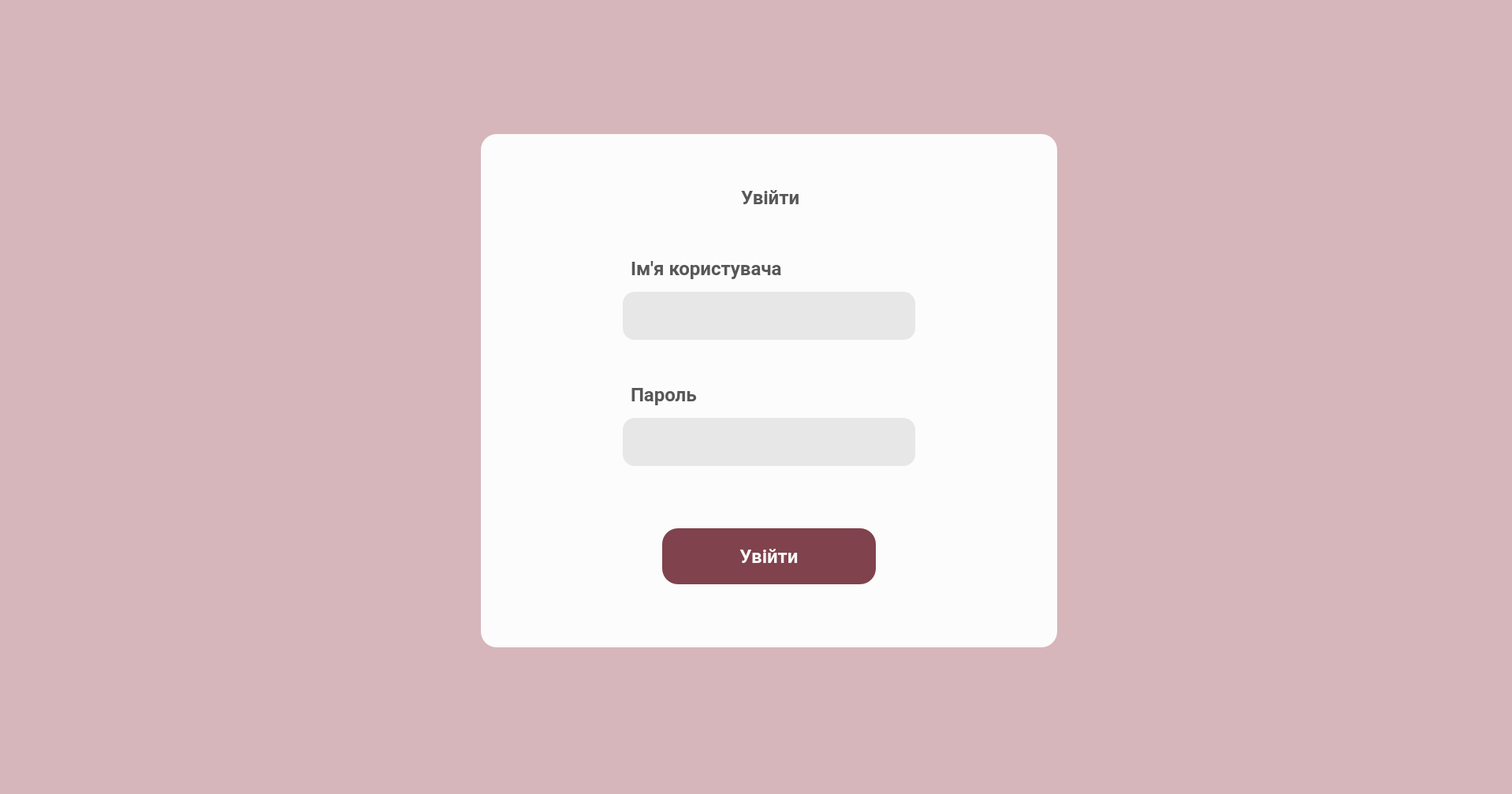
<?xml version="1.0" encoding="UTF-8"?>
<ui version="4.0">
 <class>Login</class>
 <widget class="QMainWindow" name="Login">
  <property name="geometry">
   <rect>
    <x>0</x>
    <y>0</y>
    <width>1918</width>
    <height>1007</height>
   </rect>
  </property>
  <property name="minimumSize">
   <size>
    <width>1918</width>
    <height>1007</height>
   </size>
  </property>
  <property name="maximumSize">
   <size>
    <width>1918</width>
    <height>1007</height>
   </size>
  </property>
  <property name="windowTitle">
   <string>Login</string>
  </property>
  <property name="styleSheet">
   <string notr="true">*{
	
	background-color: rgb(214, 182, 187);
	font-family: Roboto;
	font-size: 24px;
	font-weight: bold;
}

QFrame{
	background-color: #FCFCFC;;
	border-radius: 20px;
}

QLineEdit{
	background: #E7E7E7;
	border-radius: 15px;
	color: #575757;
}

QPushButton{
	background-color: rgb(128, 66, 77);
	color: #FBFBFB;
	border-radius: 20px;
}</string>
  </property>
  <widget class="QWidget" name="centralwidget">
   <widget class="QFrame" name="frame">
    <property name="geometry">
     <rect>
      <x>610</x>
      <y>170</y>
      <width>731</width>
      <height>651</height>
     </rect>
    </property>
    <property name="frameShape">
     <enum>QFrame::StyledPanel</enum>
    </property>
    <property name="frameShadow">
     <enum>QFrame::Raised</enum>
    </property>
    <widget class="QLabel" name="label_SignIn">
     <property name="geometry">
      <rect>
       <x>330</x>
       <y>50</y>
       <width>161</width>
       <height>61</height>
      </rect>
     </property>
     <property name="styleSheet">
      <string notr="true">color: #575757;</string>
     </property>
     <property name="text">
      <string>Увійти</string>
     </property>
    </widget>
    <widget class="QLineEdit" name="lineEdit_Username">
     <property name="geometry">
      <rect>
       <x>180</x>
       <y>200</y>
       <width>371</width>
       <height>61</height>
      </rect>
     </property>
     <property name="inputMask">
      <string/>
     </property>
     <property name="text">
      <string/>
     </property>
    </widget>
    <widget class="QLineEdit" name="lineEdit_Password">
     <property name="geometry">
      <rect>
       <x>180</x>
       <y>360</y>
       <width>371</width>
       <height>61</height>
      </rect>
     </property>
     <property name="text">
      <string/>
     </property>
     <property name="echoMode">
      <enum>QLineEdit::Password</enum>
     </property>
    </widget>
    <widget class="QPushButton" name="pushButton_SignIn">
     <property name="geometry">
      <rect>
       <x>230</x>
       <y>500</y>
       <width>271</width>
       <height>71</height>
      </rect>
     </property>
     <property name="text">
      <string>Увійти</string>
     </property>
    </widget>
    <widget class="QLabel" name="label_Username">
     <property name="geometry">
      <rect>
       <x>190</x>
       <y>150</y>
       <width>341</width>
       <height>41</height>
      </rect>
     </property>
     <property name="styleSheet">
      <string notr="true">color: #575757;</string>
     </property>
     <property name="text">
      <string>Ім'я користувача</string>
     </property>
    </widget>
    <widget class="QLabel" name="label_Password">
     <property name="geometry">
      <rect>
       <x>190</x>
       <y>310</y>
       <width>141</width>
       <height>41</height>
      </rect>
     </property>
     <property name="styleSheet">
      <string notr="true">color: #575757;</string>
     </property>
     <property name="text">
      <string>Пароль</string>
     </property>
    </widget>
   </widget>
  </widget>
  <widget class="QMenuBar" name="menubar">
   <property name="geometry">
    <rect>
     <x>0</x>
     <y>0</y>
     <width>1918</width>
     <height>34</height>
    </rect>
   </property>
  </widget>
  <widget class="QStatusBar" name="statusbar"/>
 </widget>
 <resources/>
 <connections/>
</ui>
